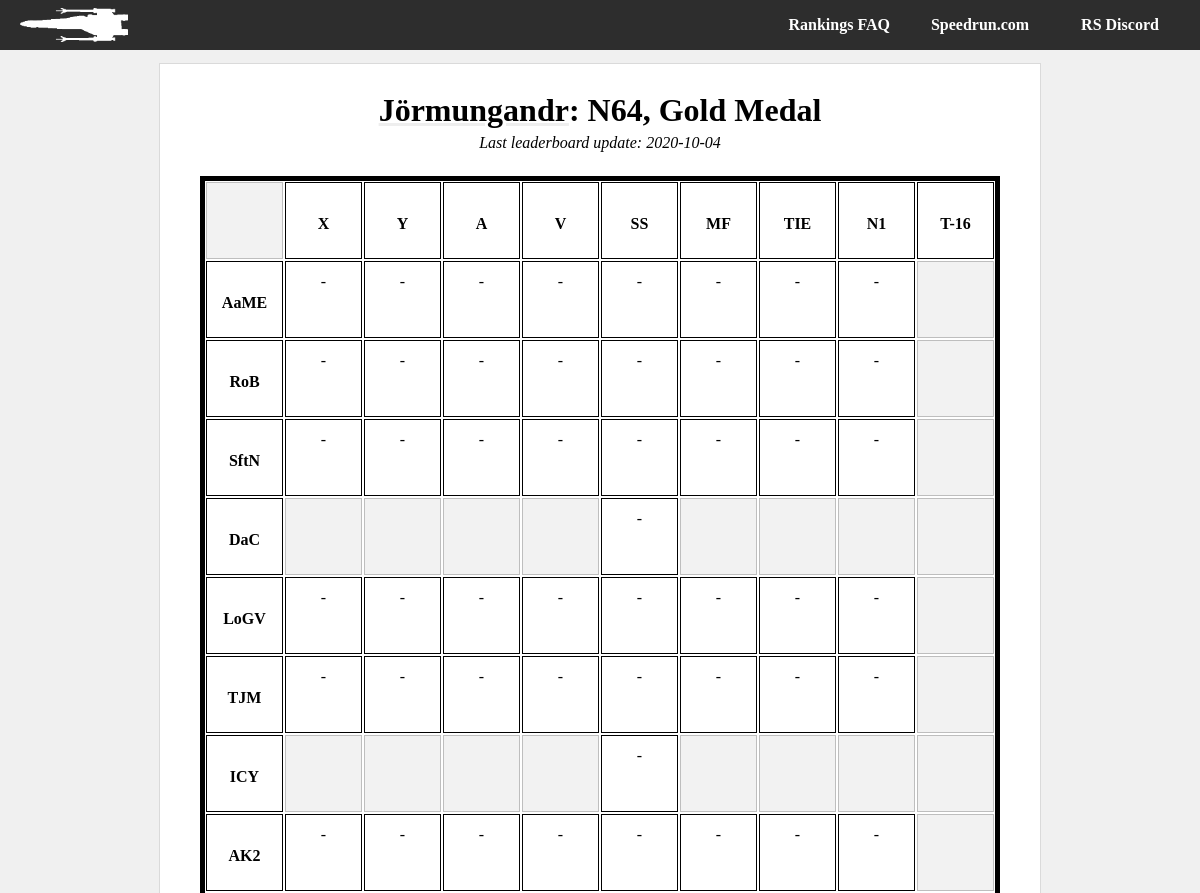
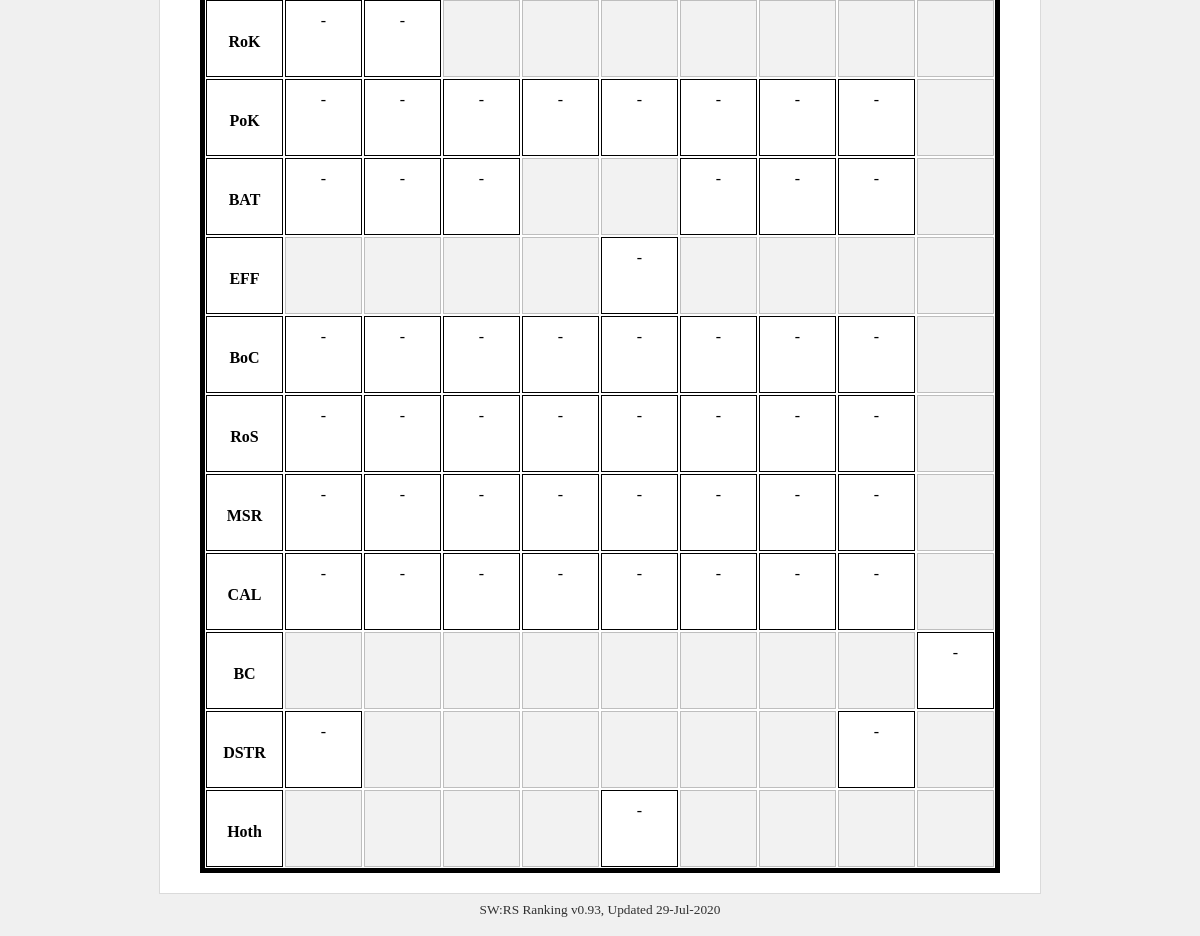
/player/Jörmungandr/n64_gold, run on the app's committed database (2 pictures, top to bottom).
### tables this page shows
CREATE TABLE metadata (field          text primary key,value          text);

### swrs.py (the view)
@app.route('/player/<player_id>/<category>')
def player_cat(player_id, category):
    con = lite.connect(DATABASE)
    with con:
        cur = con.cursor()
        cur.execute('SELECT value FROM metadata ' +
                    'WHERE field = "last_update"')
    last_up = cur.fetchall()[0][0]
    tag = last_up + '_' + category
    if category[0:2] == 'pc':
        console = "PC"
    elif category[0:3] == 'n64':
        console = 'N64'
    else:
        console = 'CONSOLE?'
    if category[-3:] == 'any':
        medal_type = "Any Medal"
    elif category[-4:] == 'gold':
        medal_type = 'Gold Medal'
    else:
        medal_type = 'MEDAL?'
    runs = []
    bests = []
    for lev in il_level_names:
        level_array = []
        bests_level = []
        for ship in il_category_names:
            cur = con.cursor()
            with con:
                cur.execute('SELECT level, category, time, rank, "src_link" ' +
                            'FROM il_runs_' + last_up + ' ' +
                            'WHERE player = "' + player_id + '" AND ' +
                            'platform = "' + console + '" AND ' +
                            'level = "' + lev + '" AND ' +
                            'category = "' + ship + '" AND ' +
                            'medal = "' + medal_type + '";')
            run = cur.fetchall()
            player_best = 0
            if run:
                run = list(run[0])
                player_best = run[2]
                run[2] = convert_seconds(player_best)
            level_array.append(run)
            with con:
                cur.execute('SELECT time ' +
                            'FROM il_runs_' + last_up + ' ' +
                            'WHERE rank = 1 AND ' +
                            'platform = "' + console + '" AND ' +
                            'level = "' + lev + '" AND ' +
                            'category = "' + ship + '" AND ' +
                            'medal = "' + medal_type + '";')
            best_run = cur.fetchall()
            if best_run:
                best_run = list(best_run[0])[0]
                print(player_best, best_run)
                best_run = player_best - best_run
                print(best_run)
                best_run = convert_seconds(best_run)
            bests_level.append(best_run)
        runs.append(level_array)
        bests.append(bests_level)
    try:
        return render_template('player-category.html',
                               name=player_id,
                               medal=medal_type,
                               platform=console,
                               runs=runs,
                               best_times=bests,
                               last_update=DATESTAMP)
    except Exception as e:
        return str(e)

### swrs.py (called while the page is built)
def convert_seconds(in_time):
    out_time = 'ERR'
    secs = in_time % 60
    mins = int((in_time - secs) // 60)
    if secs < 10:
        secs = '0' + str(secs)
    else:
        secs = str(secs)
    if len(secs) > 6:
        secs = secs[:6]
    elif len(secs) > 2:
        while len(secs) < 6:
            secs += '0'
    out_time = str(mins) + ':' + str(secs)
    return out_time

@app.teardown_appcontext
def close_connection(exception):
    db = getattr(g, '_database', None)
    if db is not None:
        db.close()

### templates/player-category.html (shortened to what this page needs)
{% from "macros.html" import header, footer, categories, title, pc_title, player_chart %}
{{ header(name +" | SWRS") }}
{% set link = "/player/" + name %}
{{ pc_title(name, platform, medal, last_update, link) }}</a>
{% set level_acronyms = ["AaME",
"RoB",
"SftN",
"DaC",
"LoGV",
"TJM",
"ICY",
"AK2",
"RoK",
"PoK",
"BAT",
"EFF",
"BoC",
"RoS",
"MSR",
"CAL",
"BC",
"DSTR",
"Hoth"] %}
    <div id="about">
            <div id="runs-table">
                <div class="runs-table-row">
                    <div class="runs-table-timebox header ghosted"> </div>
                    <div class="runs-table-timebox header"><div class="centertext">X</div></div>
                    <div class="runs-table-timebox header"><div class="centertext">Y</div></div>
                    <div class="runs-table-timebox header"><div class="centertext">A</div></div>
                    <div class="runs-table-timebox header"><div class="centertext">V</div></div>
                    <div class="runs-table-timebox header"><div class="centertext">SS</div></div>
                    <div class="runs-table-timebox header"><div class="centertext">MF</div></div>
                    <div class="runs-table-timebox header"><div class="centertext">TIE</div></div>
                    <div class="runs-table-timebox header"><div class="centertext">N1</div></div>
                    <div class="runs-table-timebox header"><div class="centertext">T-16</div></div>
                </div>
            {% for i in range(runs|length): %}
                {% set level = runs[i] %}
                <div class="runs-table-row {{ level_acronyms[i] }}">
                <div class="runs-table-timebox header"><div class="centertext">{{ level_acronyms[i] }}</div></div>
                {% for j in range(level|length): %}
                    {% set ship = level[j] %}
                    {% if i in [0, 1, 2, 4, 5, 7, 9, 12, 13, 14, 15]: %}
                        {% if j == 8: %}
                            {% set ghost = 'ghosted' %}
                        {% else %}
                            {% set ghost = '' %}
                        {% endif %}
                    {% elif i in [3, 6, 11, 18]: %}
                        {% if j not in [4]: %}
                            {% set ghost = 'ghosted' %}
                        {% else %}
                            {% set ghost = '' %}
                        {% endif %}
                    {% elif i in [8]: %}
                        {% if j not in [0, 1]: %}
                            {% set ghost = 'ghosted' %}
                        {% else %}
                            {% set ghost = '' %}
                        {% endif %}
                    {% elif i in [10]: %}
                        {% if j in [3, 4, 8]: %}
                            {% set ghost = 'ghosted' %}
                        {% else %}
                            {% set ghost = '' %}
                        {% endif %}
                    {% elif i in [16]: %}
                        {% if j not in [8]: %}
                            {% set ghost = 'ghosted' %}
                        {% else %}
                            {% set ghost = '' %}
                        {% endif %}
                    {% elif i in [17]: %}
                        {% if j == 7 and platform == 'N64': %}
                            {% set ghost = '' %}
                        {% elif j not in [0]: %}
                            {% set ghost = 'ghosted' %}
                        {% else %}
                            {% set ghost = '' %}
                        {% endif %}
                    {% endif %}
                    {% if ship[3] == 1 %}
                        {% set wr='wr'%}
                    {% endif %}
                        {% if ship: %}
                            <a href="{{ ship[4] }}" class="timebox">
                                <div class="runs-table-timebox {{ ghost }} {{ wr }}">
                                        <div class="runs-table-time">
                                            {{ ship[2] }}
                                        </div>
                                        <div class="runs-table-ranking {{wr}}">
                                        {% if ship[3] == 1 %}
                                                WR
                                        {% else %}
                                                <b>Rank {{ ship[3] }}</b>
                                            </div>
                                            <div class="runs-table-difference">
                                                (+{{ best_times[i][j] }})
                                        {% endif %}
                                        </div>
                                    <!--<div class="runs-table-diff">
                                        {% if ship[3] == 1 %}
                                            <b>+0:00</b>
                                        {% endif %}
                                    </div>-->
                                </div>
                            </a>
                        {% else %}
                    <div class="runs-table-timebox {{ ghost }} {{ wr }}">
                            {% if ghost == '': %}
                            -
                            {% endif %}
                    </div>
                        {% endif %}
                {% endfor %}
                </div>
            {% endfor %}
            </div>
    </div>
{{ footer() }}

### templates/macros.html (shortened to what this page needs)
{% macro header(header_text) %}
<html>
    <head>
        <link rel="stylesheet" type="text/css" href="{{ url_for('static', filename = 'style.css') }}" />
    </head>
    <body>
    <div id="container">
        {{ tabs() }}
    <div id="body-wrapper">
        <div id="body-content">
{% endmacro %}
{% macro tabs() %}
        <div id="body-tabs">
            <div id="lefttabs">
                <a href="/"><img src= {{ url_for('static', filename = 'logo.png') }}></a>
            </div>
            <div id="righttabs">
                <a href="https://discord.gg/Gp7swfc"><div id="tab" class="topplayers back">RS Discord</div></a>
            </div>
            <div id="righttabs">
                <a href="https://www.speedrun.com/rogue1/"><div id="tab" class="topplayers back">Speedrun.com</div></a>
            </div>
            <div id="righttabs">
                <a href="/faq"><div id="tab" class="topplayers back">Rankings FAQ</div></a>
            </div>
        </div>
{% endmacro %}
{% macro pc_title(name, platform, medal, date, link='') %}
            <div id="title">
                <h1>
                    <a href="{{link}}">{{ name }}</a>: {{platform}}, {{medal}}
                </h1>
                {% if date %}
                <div id="lastupdate">
                    <p>Last leaderboard update: {{ date[:4] }}-{{ date[4:6] }}-{{ date[6:] }}</p>
                </div>
                {% endif %}
            </div>
{% endmacro %}
{% macro footer() %}
            </div>
            <div id="footertext">
                <span title="v0.93 Madine">SW:RS Ranking v0.93, Updated 29-Jul-2020</span>
            </div>
        </div>
    </div>
    </body>
</html>
{% endmacro %}

### static/style.css (style rules this page uses)
body { font-family: 'LiberationSerif', 'Bookman', 'Times', Serif; margin: 0px; background: #f0f0f0; position: relative; }
#container { position: absolute; width: 100%; height: 100%; }
#body-wrapper { width: max-content; max-width: 95%; margin-left:auto; margin-right:auto; padding: 10px; display: block; position: relative; overflow: hidden !important; }
#body-tabs { display: block; overflow: hidden; background: #2d2d2d; padding: 0px 10px; height: 50px; background-repeat: no-repeat; background-size: auto 35px; background-attachment: fixed; background-position-x: center; background-position-y: 7px; }
#tab { display: inline-block; color: #ffffff; padding: 00px 20px; border-radius: 0px; margin: 0px; min-width: 100px; text-align: center; font-weight: bold; line-height: 50px; height: 100%; }
#lefttabs { float: left; }
#lefttabs img { padding: 8px 10px; height: 34px; }
#righttabs { float: right; }
#body-content { border: 1px #dadada solid; min-height: 100px; background: #ffffff; border-radius: 0px; margin-top: 3px; padding: 20px 40px; }
#title { text-align: center; margin: .5em 0em 1.5em 0em; font-weight: bold; font-style: italic; }
#title h1 { margin: 0em 0em .0em 0em; font-style: normal; }
h1 a { text-decoration: underline #eee; color: #000; }
#footertext { text-align: center; font-size: 10pt; padding: 8px; opacity: 0.8; }
#lastupdate p { font-weight: normal; padding: 0; margin: 5px 0 0 0; }
#runs-table { border: 5px solid #000000; overflow: hidden; }
.runs-table-row { display: flex; flex-direction: row; flex-wrap: nowrap; justify-content: flex-start; align-items: stretch; align-content: stretch; }
.runs-table-timebox { margin: 1px; width: 75px; height: 55px; line-height: 20px; padding-top: 10px; padding-bottom: 10px; border: 1px solid #000000; text-align: center; vertical-align: middle; }
.runs-table-timebox.header { font-weight: bold; display: flex; align-items: center; justify-content: center; }
.centertext { padding: 0 !important; line-height: 12pt; height: 10px; }
.runs-table-timebox.ghosted { opacity: 0.25; background: #cccccc; }

### data on the page
metadata: value "2020", value "10", value "04"

### other printed values
{{ name }} "Jörmungandr"
{{ platform }} "N64"
{{ medal }} "Gold Medal"
{{ level_acronyms[i] }} "AaME" "RoB" "SftN" "DaC" "LoGV" "TJM" "ICY" "AK2" "RoK" "PoK" "BAT" "EFF" "BoC" "RoS" "MSR" "CAL" "BC" "DSTR" "Hoth"
